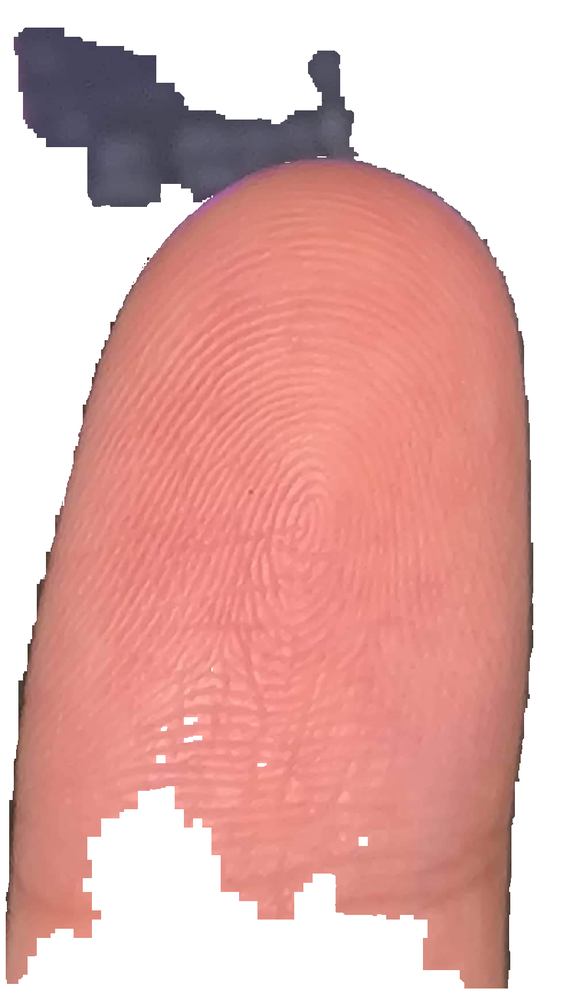
#> input picture input/input.png, 562 x 1000 px, shrunk from 978 x 1740 before the run
$ python preprocess.py
#> lines starting #> are read from the running program, lines starting #| are printed output that depends on the picture; after the words box and inside, x2 and y2 are one past the last pixel; in counts of white or black regions, pixels touching at a corner belong together
import cv2
import numpy as np
import matplotlib.pyplot as plt
from skimage.feature import hessian_matrix, hessian_matrix_eigvals


def detect_ridges(gray, sigma=3.0):
    H_elems = hessian_matrix(gray, sigma=sigma, order='rc')
    maxima_ridges, minima_ridges = hessian_matrix_eigvals(H_elems)
    return maxima_ridges, minima_ridges


def plot_images(*images):
    images = list(images)
    n = len(images)
    fig, ax = plt.subplots(ncols=n, sharey=True)
    for i, img in enumerate(images):
        ax[i].imshow(img, cmap='gray')
        ax[i].axis('off')
        extent = ax[i].get_window_extent().transformed(fig.dpi_scale_trans.inverted())
        plt.savefig('../server/fig' + str(i) + '.png', bbox_inches=extent)
    plt.subplots_adjust(left=0.03, bottom=0.03, right=0.97, top=0.97)
    plt.show()


def preprocess():
    # -------------------------- Step 1: import the image whose background has been removed ----------
    img = cv2.imread("../input/input.png", 1)
#> img is the input picture: shape (1000, 562, 3); mean B, G, R 171.6, 175.9, 226.3

    # -------------------------- Step 2: Sharpen the image -------------------------------------------
    kernel = np.array([[-1, -1, -1],
                       [-1, 9, -1],
                       [-1, -1, -1]])
    sharpened = cv2.filter2D(img, -1, kernel)
    # cv2.imshow("sharpened",sharpened)

    # --------------------------- Step 3: Grayscale the image------------------------------------------
    gray = cv2.cvtColor(sharpened, cv2.COLOR_BGR2GRAY)
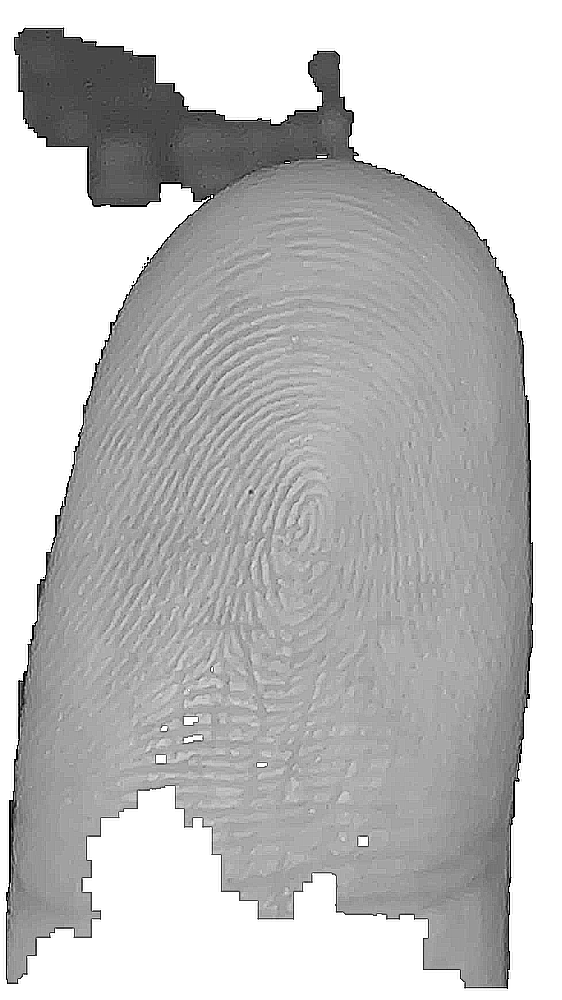
#> gray: shape (1000, 562); min 0, max 255, mean 189.8
    # cv2.imshow("gray",gray)

    # --------------------------- Step 4: Perform histogram equilisation ------------------------------
    hist, bins = np.histogram(gray.flatten(), 256, [0, 256])
#> hist = 256 values, max 200079 at index 255, min 11 at index 17, mean 2195.3; bins = 257 values from 0 to 256
    cdf = hist.cumsum()
#> cdf = 256 values from 3399 to 562000
    cdf_normalized = cdf * hist.max() / cdf.max()
#> cdf_normalized = 256 values from 1210.1 to 200079

    cdf_m = np.ma.masked_equal(cdf, 0)
    cdf_m = (cdf_m - cdf_m.min()) * 255 / (cdf_m.max() - cdf_m.min())
    cdf = np.ma.filled(cdf_m, 0).astype('uint8')
#> cdf = 256 values from 0 to 255

    img2 = cdf[gray]
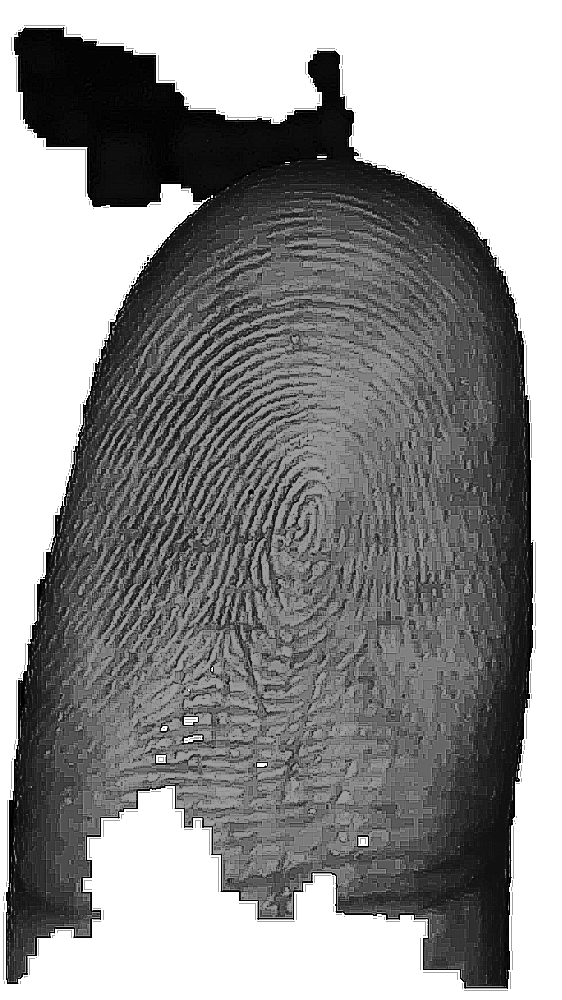
#> img2: shape (1000, 562); min 0, max 255, mean 143.5
    # cv2.imshow("histogram",img2)
    # cv2.imwrite('hist.jpeg',img2)

    # ----------------------------- Step 5: Ridge detection filter ------------------------------------
    # sigma = 2.7
    a, b = detect_ridges(img2, sigma=2.7)
#> in detect_ridges, `H_elems = hessian_matrix(gray, sigma=sigma, order='rc')`: H_elems = 3 items
#> in detect_ridges, `maxima_ridges, minima_ridges = hessian_matrix_eigvals(H_elems)`:
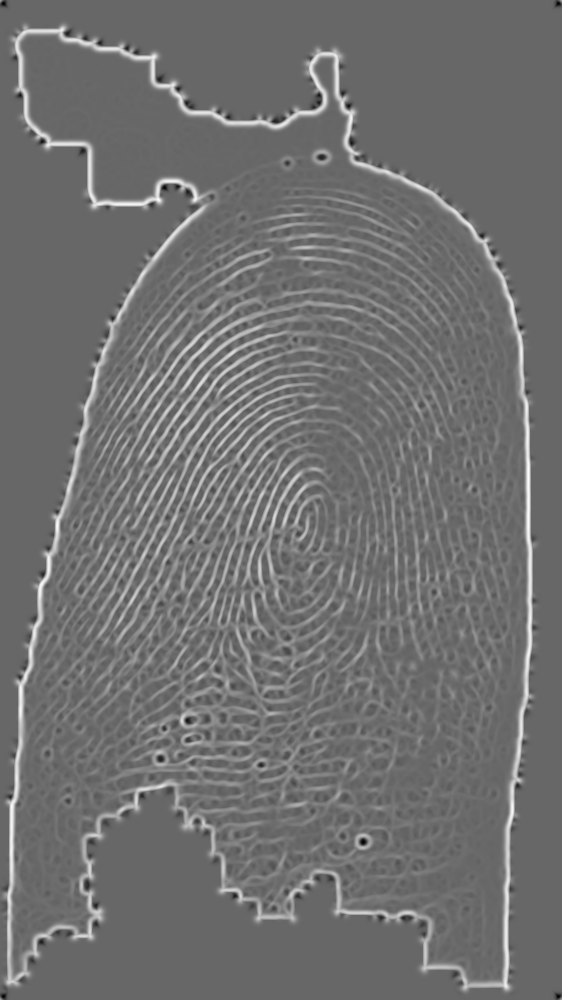
#> maxima_ridges: shape (1000, 562) float64; min -0.0221, max 0.0325, mean 0.00208; drawn with min black and max white
#> in detect_ridges, `maxima_ridges, minima_ridges = hessian_matrix_eigvals(H_elems)`:
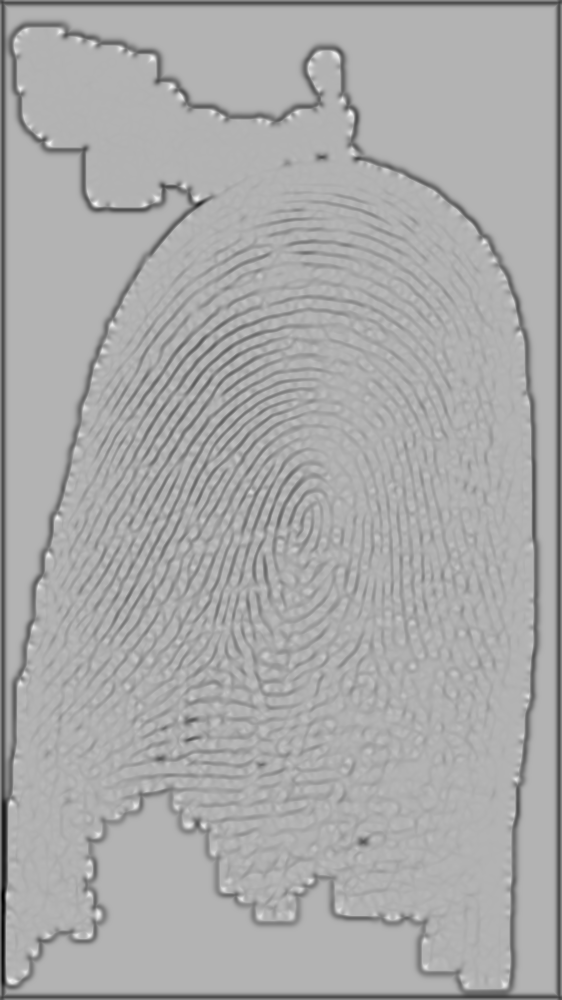
#> minima_ridges: shape (1000, 562) float64; min -0.0539, max 0.0228, mean -0.00287; drawn with min black and max white
    plot_images(a, b)

    # ----------------------------- Step 6: Convert image to binary image -----------------------------
    img = cv2.imread('../server/fig1.png', 0)
#> img: shape (369, 225); min 28, max 255, mean 176.3
    # cv2.imshow("img",img)
    bg = cv2.dilate(img, np.ones((5, 5), dtype=np.uint8))
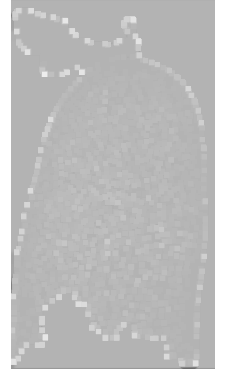
#> bg: shape (369, 225); min 107, max 255, mean 189.5
    bg = cv2.GaussianBlur(bg, (5, 5), 1)
    # cv2.imshow("bg",bg)
    src_no_bg = 255 - cv2.absdiff(img, bg)
    # cv2.imshow("src_no_bg",src_no_bg)
    ret, thresh = cv2.threshold(src_no_bg, 240, 255, cv2.THRESH_BINARY)
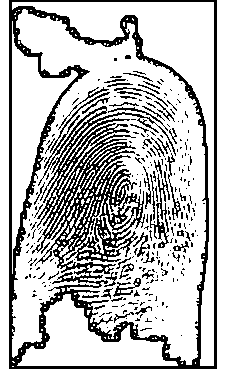
#> thresh: shape (369, 225); 74.1% white; 264 black regions (213 under 20 px), largest, box (x1, y1, x2, y2) and area: (9, 0, 217, 369) 17115, (150, 171, 170, 248) 442, (167, 153, 181, 220) 173
    # cv2.imshow("threshold", thresh)

    # --------------------------- Step 7: Thinning / Skeletonizing Algorithm ----------------------------
    thinned = cv2.ximgproc.thinning(thresh)
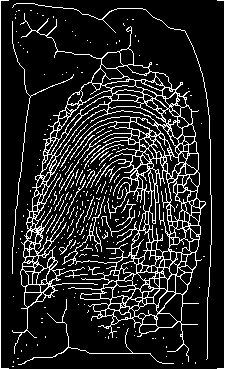
#> thinned: shape (369, 225); 14.2% white in thin lines or dots
    # cv2.imshow("thinned", thinned)
    cv2.imwrite("../server/trial-out.png", thinned)

    # cv2.waitKey(0)
    # cv2.destroyAllWindows()


if __name__ == '__main__':
    preprocess()
